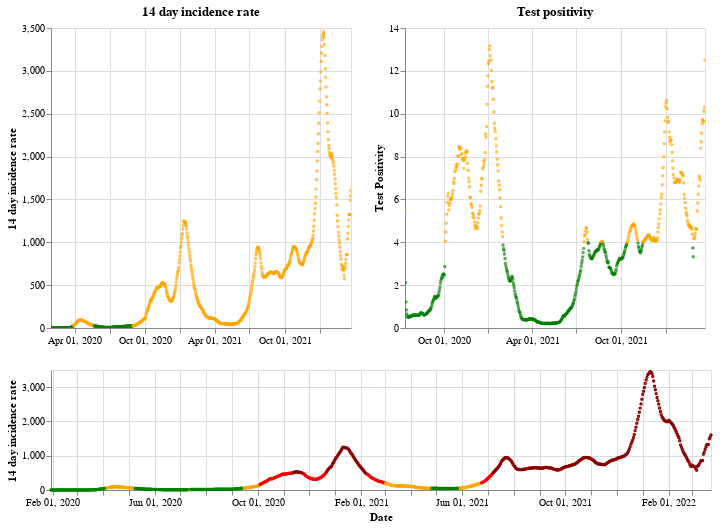

Notebook source saved alongside this figure:
### Markdown cell above
## England

### Code cell
plot_traffic_light('England')

### Figure 1 — Vega-Lite specification as saved in the notebook (floating-point values rounded to 4 significant figures; data arrays with more than 128 entries replaced by an {"elided": "..."} marker saying what was removed)
{"config": {"view": {"continuousWidth": 400, "continuousHeight": 300}}, "vconcat": [{"hconcat": [{"mark": {"type": "point", "size": 2}, "encoding": {"color": {"condition": {"value": "green", "test": "(datum.twoWeeklyCasesRate <= 25)"}, "value": "orange"}, "tooltip": [{"type": "nominal", "field": "areaName"}, {"type": "temporal", "field": "date"}, {"type": "quantitative", "field": "twoWeeklyCasesRate"}, {"type": "quantitative", "field": "testPositivity"}], "x": {"type": "temporal", "axis": {"title": ""}, "field": "date", "scale": {"domain": {"selection": "DateBrush"}}, "timeUnit": "yearmonthdate"}, "y": {"type": "quantitative", "axis": {"title": "14 day incidence rate"}, "field": "twoWeeklyCasesRate"}}, "title": "14 day incidence rate", "width": 300}, {"mark": {"type": "point", "size": 2}, "encoding": {"color": {"condition": {"value": "green", "test": "(datum.testPositivity <= 4)"}, "value": "orange"}, "tooltip": [{"type": "nominal", "field": "areaName"}, {"type": "temporal", "field": "date"}, {"type": "quantitative", "field": "twoWeeklyCasesRate"}, {"type": "quantitative", "field": "testPositivity"}], "x": {"type": "temporal", "axis": {"title": ""}, "field": "date", "scale": {"domain": {"selection": "DateBrush"}}, "timeUnit": "yearmonthdate"}, "y": {"type": "quantitative", "axis": {"title": "Test Positivity"}, "field": "testPositivity"}}, "title": "Test positivity", "width": 300}]}, {"layer": [{"mark": {"type": "point", "size": 2}, "encoding": {"color": {"condition": {"value": "orange", "test": "(((datum.testPositivity < 4) && (datum.twoWeeklyCasesRate >= 50)) && (datum.twoWeeklyCasesRate < 200))"}, "value": "red"}, "opacity": {"condition": {"value": 1, "test": "((datum.twoWeeklyCasesRate >= 50) && (datum.twoWeeklyCasesRate < 500))"}, "value": 0}, "tooltip": [{"type": "nominal", "field": "areaName"}, {"type": "temporal", "field": "date"}, {"type": "quantitative", "field": "twoWeeklyCasesRate"}, {"type": "quantitative", "field": "testPositivity"}], "x": {"type": "temporal", "axis": {"title": "Date"}, "field": "date", "timeUnit": "yearmonthdate"}, "y": {"type": "quantitative", "axis": {"title": "14 day incidence rate"}, "field": "twoWeeklyCasesRate"}}, "selection": {"DateBrush": {"type": "interval", "encodings": ["x"], "fields": ["Time"]}}}, {"mark": {"type": "point", "size": 2}, "encoding": {"color": {"value": "darkred"}, "opacity": {"condition": {"value": 1, "test": "(datum.twoWeeklyCasesRate >= 500)"}, "value": 0}, "tooltip": [{"type": "nominal", "field": "areaName"}, {"type": "temporal", "field": "date"}, {"type": "quantitative", "field": "twoWeeklyCasesRate"}, {"type": "quantitative", "field": "testPositivity"}], "x": {"type": "temporal", "axis": {"title": "Date"}, "field": "date", "timeUnit": "yearmonthdate"}, "y": {"type": "quantitative", "axis": {"title": "14 day incidence rate"}, "field": "twoWeeklyCasesRate"}}}, {"mark": {"type": "point", "size": 2}, "encoding": {"color": {"condition": {"value": "green", "test": "((datum.testPositivity < 4) && (datum.twoWeeklyCasesRate < 50))"}, "value": "orange"}, "opacity": {"condition": {"value": 1, "test": "(datum.twoWeeklyCasesRate < 50)"}, "value": 0}, "tooltip": [{"type": "nominal", "field": "areaName"}, {"type": "temporal", "field": "date"}, {"type": "quantitative", "field": "twoWeeklyCasesRate"}, {"type": "quantitative", "field": "testPositivity"}], "x": {"type": "temporal", "axis": {"title": "Date"}, "field": "date", "timeUnit": "yearmonthdate"}, "y": {"type": "quantitative", "axis": {"title": "14 day incidence rate"}, "field": "twoWeeklyCasesRate"}}}], "height": 120, "width": 660}], "data": {"name": "data-fe9edfc124b6c6d823da31f203636f6b"}, "$schema": "https://vega.github.io/schema/vega-lite/v4.8.1.json", "datasets": {"data-fe9edfc124b6c6d823da31f203636f6b": {"elided": "784 records"}}}
